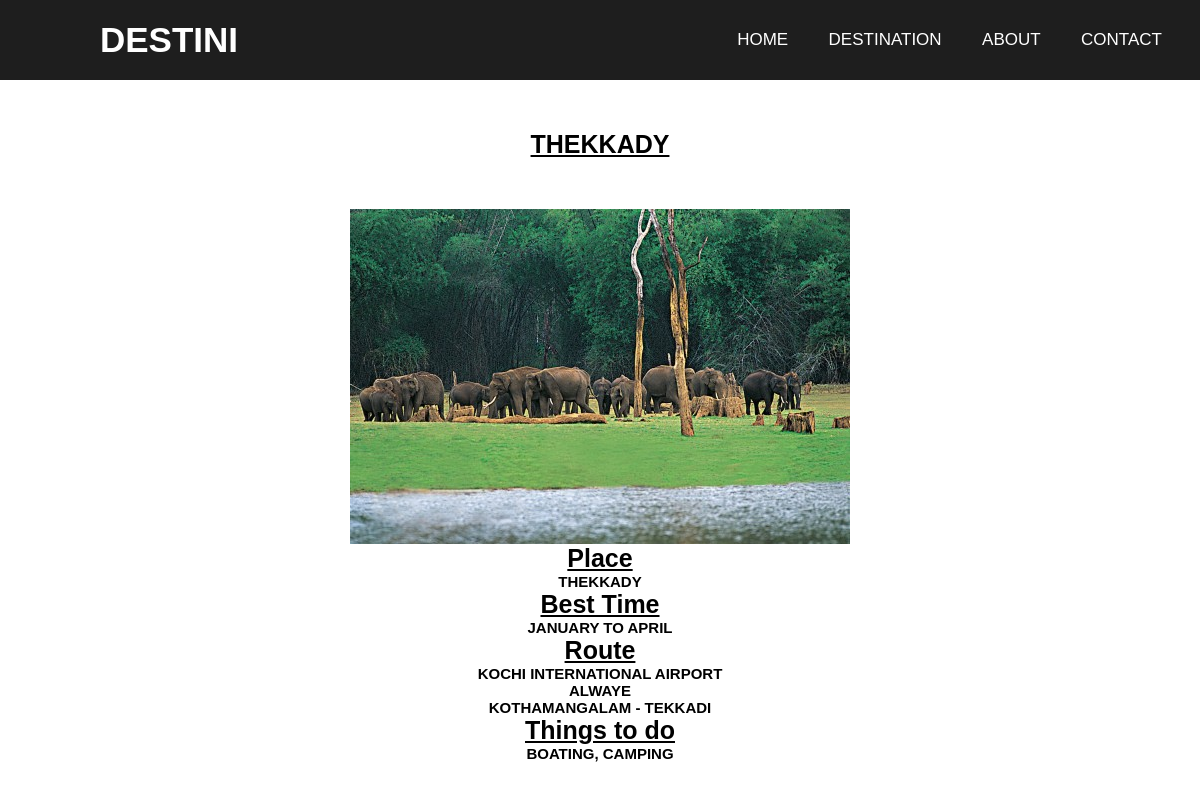
The app's page /destination/THEKKADY/ with its own data.
### destination/models.py (models this page shows, shortened)
class destination(models.Model):
    name = models.CharField(max_length=50, unique=True, verbose_name="Name")
    district = models.ForeignKey('districts', on_delete=models.CASCADE)
    place = models.CharField(max_length=50, verbose_name="Place")
    route_road = models.CharField(max_length=100, verbose_name="By road")
    route_air = models.CharField(max_length=100, verbose_name="By air")
    route_rail = models.CharField(max_length=100, verbose_name="By rail")
    best_time = models.TextField(verbose_name="Best time for visit")
    Things_to_do = models.TextField(verbose_name="Things to do")
    type = models.CharField(max_length=200, verbose_name="Type")
    image = models.ImageField(upload_to='pics', verbose_name="Picture")
    class Meta:
        verbose_name = 'Destination'
        verbose_name_plural = 'Destinations'

### destination/views.py (the view)
# urls.py: path('destination/<str:dest_name>/', destination_details),
def destination_details(request, dest_name):
    dist = districts.objects.get(name="IDUKKI")
    dest = destination.objects.get(name=dest_name)
    return render(request, "destination_details.html", {'dest': dest, 'dist': dist})

### destination/templates/destination_details.html (shortened to what this page needs)
<!DOCTYPE html>
<html lang="en">
<head>
    {% load static %}
    <link href="{% static 'style.css' %}" rel="stylesheet" type="text/css">
</head>
<body>
<nav class="menu-bar">
    <div>
       <label class="logo">DESTINI</label>
       <ul class="lists">
         <li class="list"><a class="link active" href="/">Home</a></li>
         <li class="list"><a class="link active" href="/destinations/{{ dist.name }}/">Destination</a></li>
         <li class="list"><a class="link active" href="/about/">About</a></li>
         <li class="list"><a class="link active" href="/contact/">Contact</a></li>
       </ul>
    </div>
  </nav>
  <div>
      <h1 class="headings">{{ dest.name }}</h1>
      <img class="dest-img" src="{{ dest.image.url }}">
      <h2 class="dest-h2">Place</h2>
      <h4 class="dest-h4">{{ dest.place }}</h4>
      <h2 class="dest-h2">Best Time</h2>
      <h4 class="dest-h4">{{ dest.best_time }}</h4>
      <h2 class="dest-h2">Route</h2>
      <h4 class="dest-h4">{{ dest.route_air }}</h4>
      <h4 class="dest-h4">{{ dest.route_rail }}</h4>
      <h4 class="dest-h4">{{ dest.route_road }}</h4>
      <h2 class="dest-h2">Things to do</h2>
      <h4 class="dest-h4">{{ dest.Things_to_do }}</h4>
  </div>
</body>
</html>

### destination/static/style.css (style rules this page uses)
* { padding: 0; margin: 0; text-decoration: none; list-style: none; box-sizing: border-box; }
body { font-family: sans-serif; }
.menu-bar { background: #1e1e1e; height: 80px; width:100%; }
.logo { color: white; font-size: 35px; line-height: 80px; padding: 0 100px; font-weight: bold; }
.lists { float: right; margin-right: 20px }
.list { display: inline-block; line-height: 80px; margin: 0 5px; }
.link { color: white; font-size: 17px; text-transform: uppercase; padding: 7px 13px; border-radius: 3px; }
img:nth-child(2) { animation-delay: 2s; }
h1 { text-align: center; margin-top: 50px; margin-bottom: 50px; }
.headings { text-align: center; font-size: 25px; text-decoration: underline; }
.dest-img { display: block; margin-left: auto; margin-right: auto; }
.dest-h2 { font-weight: bold; font-size: 25px; text-align: center; text-decoration: underline; }
.dest-h4 { font-size: 15px; text-align: center; }

### records on screen
destination: name "THEKKADY", image (picture), place "THEKKADY", best_time "JANUARY TO APRIL", route_air "KOCHI INTERNATIONAL AIRPORT", route_rail "ALWAYE", route_road "KOTHAMANGALAM - TEKKADI", Things_to_do "BOATING, CAMPING"
